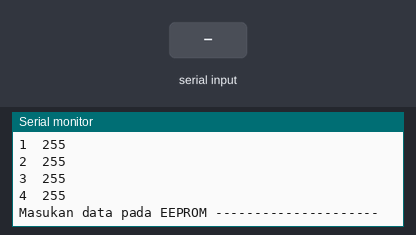
A sketch run on a simulated Arduino Uno, built with avr-gcc and run on an emulated ATmega328P. Parts: the last lines printed to the serial monitor. The test bench sets the inputs (shaded band). EEPROM starts erased.

Above: at 3.2 s.
3.3 s: "90,45\n" received over Serial
At 4.5 s:
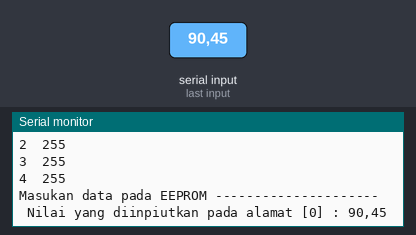
4.8 s: "6\n" received over Serial
At 5.9 s:
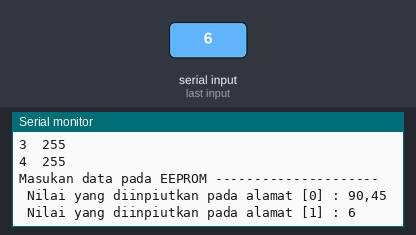
Timing chart, 0 to 7.8 s (numbered marks = the images above; inputs shaded):
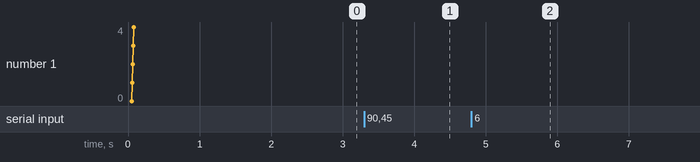

The sketch:

prak1_epprom_input_manual.ino
```cpp
#include <EEPROM.h>
#include <Stepper.h>
byte nilai[5]= {
  0x11,0x22,0x33,0x44,0x55
  };
int address = 0;
byte value;
int addr = 0;
int i;
int a;
String data;
int datain;
int x = 0;


void setup() {
  // put your setup code here, to run once:
  Serial.begin(9600);
  Serial.println();
  Serial.println("Menampilkan Nilai EEPROM ---------------------");
   for (a=0; a<5; a++)
{
    address=a;
    value = EEPROM.read(address);
    Serial.print(address);
    Serial.print("\t");
    Serial.print(value, DEC);
    Serial.println();

} delay(2000);
//  Serial.println("di inputkan ---------------------");
//  for (i=0; i<5; i++)
//{
//    address=i;
//    EEPROM.write(addr, nilai[i]);
//    Serial.print(address);
//    Serial.print("\t");
//    Serial.print(nilai[i], DEC);
//    Serial.println();
//    addr = addr + 1;
//} delay(2000);
 Serial.println("Masukan data pada EEPROM ---------------------");


}

void loop() {
  // put your main code here, to run repeatedly:


 if(Serial.available()> 0){

      Serial.print(" Nilai yang diinpiutkan pada alamat [");
      Serial.print(x);
      Serial.print("] : ");
      data = Serial.readStringUntil('\n');
      Serial.println(data);
      datain = data.toInt();
      EEPROM.write(addr, datain);
    Serial.println();
    addr = addr + 1;
    x = x+1;


      }

if(x == 6) exit(0);


}
```

Measured:
- after the input at 3.3 s, the serial monitor: prints a new line at once (image 1)
- after the input at 4.8 s, the serial monitor: prints a new line at once (image 2)
